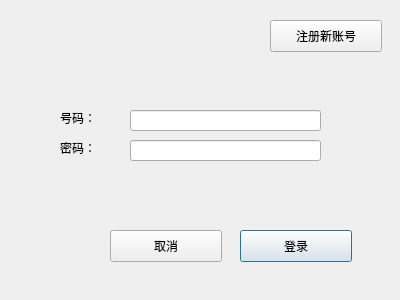
<?xml version="1.0" encoding="UTF-8"?>
<ui version="4.0">
 <class>Authenticate</class>
 <widget class="QDialog" name="Authenticate">
  <property name="geometry">
   <rect>
    <x>0</x>
    <y>0</y>
    <width>400</width>
    <height>300</height>
   </rect>
  </property>
  <property name="windowTitle">
   <string>IM</string>
  </property>
  <widget class="QLabel" name="label">
   <property name="geometry">
    <rect>
     <x>60</x>
     <y>110</y>
     <width>58</width>
     <height>16</height>
    </rect>
   </property>
   <property name="text">
    <string>号码：</string>
   </property>
  </widget>
  <widget class="QLabel" name="label_2">
   <property name="geometry">
    <rect>
     <x>60</x>
     <y>140</y>
     <width>58</width>
     <height>16</height>
    </rect>
   </property>
   <property name="text">
    <string>密码：</string>
   </property>
  </widget>
  <widget class="QLineEdit" name="leUserNumber">
   <property name="geometry">
    <rect>
     <x>130</x>
     <y>110</y>
     <width>191</width>
     <height>21</height>
    </rect>
   </property>
  </widget>
  <widget class="QLineEdit" name="lePasswd">
   <property name="geometry">
    <rect>
     <x>130</x>
     <y>140</y>
     <width>191</width>
     <height>21</height>
    </rect>
   </property>
  </widget>
  <widget class="QPushButton" name="btnOK">
   <property name="geometry">
    <rect>
     <x>240</x>
     <y>230</y>
     <width>112</width>
     <height>32</height>
    </rect>
   </property>
   <property name="text">
    <string>登录</string>
   </property>
  </widget>
  <widget class="QPushButton" name="btnClose">
   <property name="geometry">
    <rect>
     <x>110</x>
     <y>230</y>
     <width>112</width>
     <height>32</height>
    </rect>
   </property>
   <property name="text">
    <string>取消</string>
   </property>
  </widget>
  <widget class="QPushButton" name="pbSignup">
   <property name="geometry">
    <rect>
     <x>270</x>
     <y>20</y>
     <width>112</width>
     <height>32</height>
    </rect>
   </property>
   <property name="text">
    <string>注册新账号</string>
   </property>
  </widget>
 </widget>
 <resources/>
 <connections>
  <connection>
   <sender>btnClose</sender>
   <signal>clicked()</signal>
   <receiver>Authenticate</receiver>
   <slot>close()</slot>
   <hints>
    <hint type="sourcelabel">
     <x>165</x>
     <y>245</y>
    </hint>
    <hint type="destinationlabel">
     <x>199</x>
     <y>149</y>
    </hint>
   </hints>
  </connection>
 </connections>
</ui>
